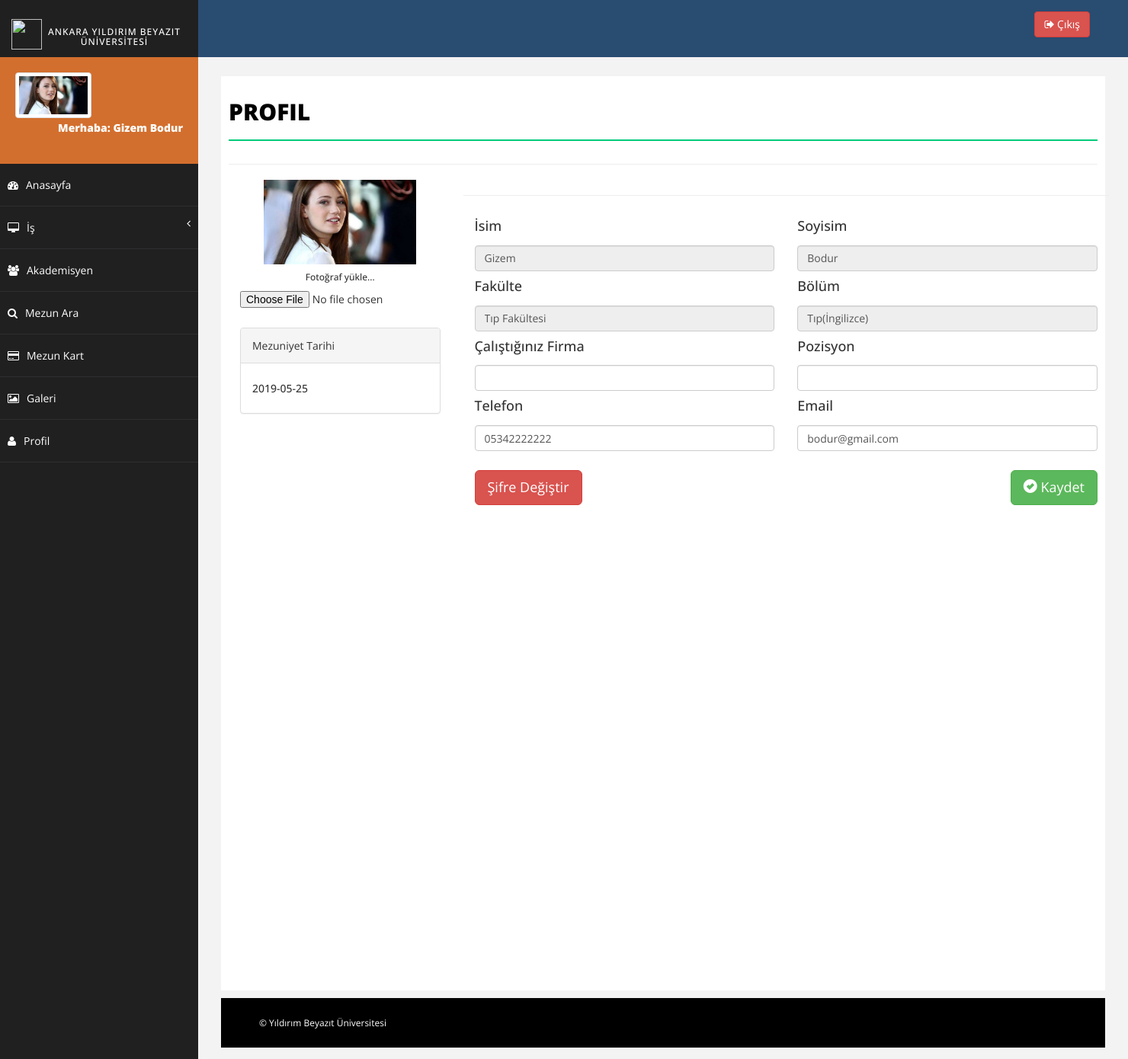
Page /profile.php (signed in) on the committed database.
### tables this page shows
CREATE TABLE `student` (
  `id` int(11) NOT NULL,
  `student_id` varchar(24) NOT NULL,
  `first_name` varchar(50) NOT NULL,
  `last_name` varchar(50) NOT NULL,
  `email` varchar(320) NOT NULL,
  `phone_number` varchar(11) NOT NULL,
  `photo` varchar(200) NOT NULL,
  `faculty` varchar(200) NOT NULL,
  `department` varchar(200) NOT NULL,
  `firm` varchar(500) NOT NULL,
  `position` varchar(500) NOT NULL,
  `password` varchar(60) NOT NULL,
  `graduate_date` date NOT NULL
);

### profile_update.php (called while the page is built, shortened)
<?php
include 'dbconnection.php';
if (isset($_SESSION['student_id'])) {
  $student_id=$_SESSION['student_id'];
  $stmt = $db->query("SELECT *FROM student WHERE student_id='$student_id' ");
  while ($row = $stmt->fetch()) {
    $first_name= $row['first_name'];
    $last_name = $row['last_name'];
    $faculty = $row['faculty'];
    $department = $row['department'];
    $firm = $row['firm'];
    $position = $row['position'];
    $email = $row['email'];
    $phone_number = $row['phone_number'];
    $graduate_date = $row['graduate_date'];
    $photo = $row['photo'];
  }
}
?>

### profile.php (the view, shortened to what this page needs)
<?php include 'header.php';
include 'sidebar.php';
include 'profile_update.php';
?>
<div id="page-wrapper">
  <div id="page-inner">
    <div class="row">
      <div class="col-md-12">
        <h1 class="page-head-line">Profil</h1>
      </div>
    </div>
    <hr>
    <div class="container bootstrap snippet">
      <div class="row">
        <div class="col-sm-3">
           <form class="form"  method="post" enctype="multipart/form-data">
          <div class="text-center">
            <img width="200" src="<?php echo $photo ?>"  >
            <h6>Fotoğraf yükle...</h6>
            <input type="file" name="photo" class="text-center center-block file-upload">
          </div></hr><br>
          <div class="panel panel-default">
            <div class="panel-heading">Mezuniyet Tarihi </div>
            <div class="panel-body"><h5><?php echo $graduate_date ?></h5></div>
          </div>
        </div>
        <div class="col-sm-9">
         <div class="tab-pane" id="settings">
          <hr>
            <div class="form-group">
              <div class="col-xs-6">
                <label for="first_name"><h4>İsim</h4></label>
                <input type="text" class="form-control" name="first_name" readonly="yes" id="first_name" value="<?php echo $first_name ?>" >
              </div>
            </div>
            <div class="form-group">
              <div class="col-xs-6">
                <label for="last_name"><h4>Soyisim</h4></label>
                <input type="text" class="form-control" name="last_name" readonly="yes" id="last_name" value="<?php echo $last_name ?>" >
              </div>
            </div>
            <div class="form-group">
              <div class="col-xs-6">
                <label for="faculty"><h4>Fakülte</h4></label>
                <input type="text" class="form-control" name="faculty" readonly="yes" id="faculty" value="<?php echo $faculty ?>" >
              </div>
            </div>
            <div class="form-group">
              <div class="col-xs-6">
                <label for="department"><h4>Bölüm</h4></label>
                <input type="text" class="form-control" name="department" readonly="yes" id="department" value="<?php echo $department ?>" >
              </div>
            </div>
            <div class="form-group">
              <div class="col-xs-6">
                <label for="firm"><h4>Çalıştığınız Firma</h4></label>
                <input type="text" class="form-control" name="firm" id="firm" value="<?php echo $firm ?>" maxlength="50">
              </div>
            </div>
            <div class="form-group">
              <div class="col-xs-6">
                <label for="position"><h4>Pozisyon</h4></label>
                <input type="text" class="form-control" name="position" id="position" value="<?php echo $position ?>" maxlength="50">
              </div>
            </div>
            <div class="form-group">
              <div class="col-xs-6">
                <label for="phone_number"><h4>Telefon</h4></label>
                <input type="number" class="form-control" name="phone_number" id="phone_number" value="<?php echo $phone_number ?>"  >
              </div>
            </div>
            <div class="form-group">
              <div class="col-xs-6">
                <label for="email"><h4>Email</h4></label>
                <input type="email" class="form-control" name="email" id="email" value="<?php echo $email ?>" >
              </div>
            </div>
            <div class="form-group">
             <div class="col-xs-12">
              <br>
              <button class="btn btn-lg btn-success pull-right" type="submit"  name="save"><i class="glyphicon glyphicon-ok-sign"></i> Kaydet</button>
              <a href="#password_modal  " data-toggle="modal" class="btn btn-lg btn-danger"> Şifre Değiştir</a>
            </div>
          </div>
      </div>
    </div>
  </div>
</div>
</div>
<?php include 'footer.php'; ?>

### sidebar.php (shortened to what this page needs)
<?php include 'profile_update.php'; ?>
<nav class="navbar-default navbar-side" role="navigation">
    <div class="sidebar-collapse">
        <ul class="nav" id="main-menu">
            <li class="">
                <div class="user-img-div mb-red ">
                    <img src="<?php echo $photo ?>" class="img-thumbnail" />
                    <div class="inner-text">
                     Merhaba: <?php echo $first_name.' '.$last_name; ?>
                     <br/>
                 </div>
             </div>
         </li>
         <li>
            <a class="" href="index.php"><i class="fa fa-dashboard "></i>Anasayfa</a>
        </li>
        <li>
            <a href="#"><i class="fa fa-desktop "></i>İş <span class="fa arrow"></span></a>
        </li>
        <li>
            <a href="search_academician.php"><i class="fa fa-users "></i>Akademisyen</a>
        </li>
        <li>
            <a href="search_student.php"><i class="fa fa-search"></i>Mezun Ara </a>
        </li>
        <li>
            <a href="graduate_card.php"><i class="fa fa-credit-card "></i>Mezun Kart</a>
        </li>
        <li>
            <a href="gallery.php"><i class="fa fa-picture-o"></i>Galeri</a>
        </li>
        <li>
            <a href="profile.php"><i class="fa fa-user"></i>Profil</a>
        </li>
    </div>
</nav>

### assets/css/basic.css (style rules this page uses)
body { font-family: 'Open Sans', sans-serif; line-height:25px; }
#page-wrapper { padding: 15px 15px; min-height: 600px; background: #F3F3F3; }
#page-inner { width: 100%; margin: 10px 20px 10px 0px; background-color: #fff!important; padding: 10px; min-height: 1200px; }
.page-head-line { font-size: 30px; text-transform: uppercase; color: #000; font-weight: 800; padding-bottom: 20px; border-bottom: 2px solid #00CA79; margin-bottom: 10px; }
.user-img-div { min-height: 140px; padding: 20px; background-color: #4380B8; }
.user-img-div img { max-height: 60px; }
.user-img-div .inner-text { text-align: right; position: relative; color: #fff; font-weight: 800; line-height: 25px; }
.arrow { float: right; }
.fa.arrow:before { content: "\f104"; }
.sidebar-collapse, .sidebar-collapse .nav { background: none; }
.sidebar-collapse .nav { padding: 0; }
.sidebar-collapse .nav > li > a { color: #fff; background: #202020; text-shadow: none; padding: 15px 40px; border-bottom: 1px solid #2F2E31; }
.sidebar-collapse > .nav > li > a { padding: 15px 10px; }
.navbar-side { border: none; background-color: #202020; }
.navbar-default { border: 0px solid black; }
.nav > li > a > i { margin-right: 10px; }
@media (min-width:768px) { #page-wrapper { margin: 0 0 0 260px; padding: 15px 30px; min-height: 1200px; } }
@media (min-width:768px) { .navbar-side { z-index: 1; position: absolute; width: 260px; } }

### assets/css/custom.css (style rules this page uses)
.mb-red { background-color:#d36f2e; }

### rows in the picture
student: photo (picture), first_name "Gizem", last_name "Bodur", graduate_date "2019-05-25", faculty "Tıp Fakültesi", department "Tıp(İngilizce)", phone_number "05342222222", email "bodur@gmail.com"
